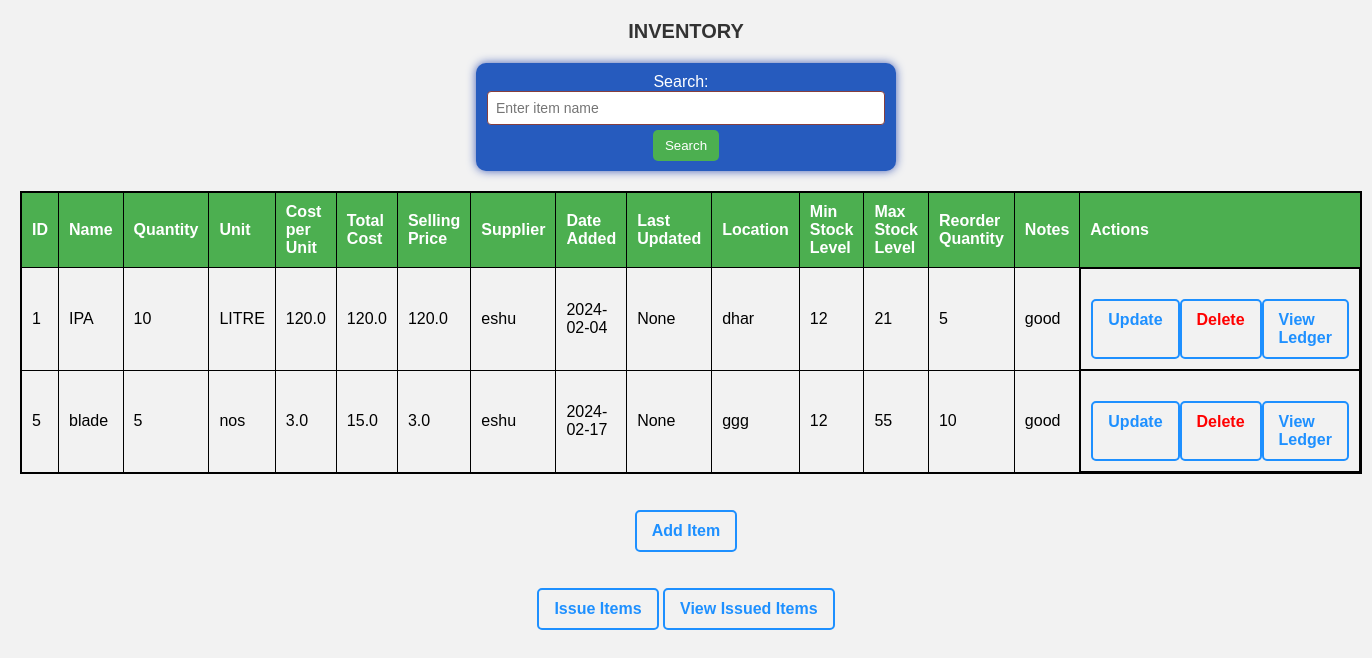
The page / on the database its author committed.
### tables this page shows
CREATE TABLE items (
    id INTEGER PRIMARY KEY AUTOINCREMENT,
    name TEXT NOT NULL,
    quantity INTEGER NOT NULL,
    unit TEXT NOT NULL,
    cost_per_unit REAL NOT NULL,
    total_cost REAL NOT NULL,
    selling_price REAL NOT NULL,
    supplier TEXT,
    date_added DATE NOT NULL,
    last_updated DATE,
    location TEXT,
    min_stock_level INTEGER,
    max_stock_level INTEGER,
    reorder_quantity INTEGER,
    notes TEXT,
    current_date DATE NOT NULL
);

### app.py (the view)
@app.route('/')
def display_inventory():
    conn, cursor = connect_to_database()
    cursor.execute("SELECT * FROM items")
    items = cursor.fetchall()
    conn.close()
    return render_template('inventory.html', items=items)

### templates/inventory.html (shortened to what this page needs)
<!DOCTYPE html>
<html lang="en">
<head>
    <link rel="stylesheet" href="{{ url_for('static', filename='styles.css') }}">
</head>
<body>
    <h1>INVENTORY</h1>
    <form method="GET" action="{{ url_for('search_inventory') }}">
        <label for="search">Search:</label>
        <input type="text" id="search" name="search" placeholder="Enter item name">
        <button type="submit">Search</button>
    </form>
    <table>
        <tr>
            <th>ID</th>
            <th>Name</th>
            <th>Quantity</th>
            <th>Unit</th>
            <th>Cost per Unit</th>
            <th>Total Cost</th>
            <th>Selling Price</th>
            <th>Supplier</th>
            <th>Date Added</th>
            <th>Last Updated</th>
            <th>Location</th>
            <th>Min Stock Level</th>
            <th>Max Stock Level</th>
            <th>Reorder Quantity</th>
            <th>Notes</th>
            <th>Actions</th>
        </tr>
        {% for item in items %}
        <tr>
            <td>{{ item[0] }}</td>
            <td>{{ item[1] }}</td>
            <td>{{ item[2] }}</td>
            <td>{{ item[3] }}</td>
            <td>{{ item[4] }}</td>
            <td>{{ item[5] }}</td>
            <td>{{ item[6] }}</td>
            <td>{{ item[7] }}</td>
            <td>{{ item[8] }}</td>
            <td>{{ item[9] }}</td>
            <td>{{ item[10] }}</td>
            <td>{{ item[11] }}</td>
            <td>{{ item[12] }}</td>
            <td>{{ item[13] }}</td>
            <td>{{ item[14] }}</td>
            <td class="action-links">
                <a href="{{ url_for('update_item', item_id=item[0]) }}">Update</a>
                <a href="{{ url_for('delete_item', item_id=item[0]) }}" style="color: red;">Delete</a>
                <a href="{{ url_for('view_ledger', item_id=item[0]) }}">View Ledger</a>
            </td>
        </tr>
        {% endfor %}
    </table>
    <p><a href="{{ url_for('add_item') }}">Add Item</a></p>
    <a href="{{ url_for('issue_item') }}">Issue Items</a>
    <a href="{{ url_for('view_issued_items') }}">View Issued Items</a>
</body>
</html>

### static/styles.css (style rules this page uses)
body { font-family: Arial, sans-serif; background-color: #f5f5f5; margin: 20px; }
h1 { font-size: 20px; color: #161616; }
form { max-width: 400px; margin: 20px auto; background: #265bbe; padding: 10px; border-radius: 10px; box-shadow: 0 0 10px rgb(69, 96, 184); }
label { display: block; margin-bottom: 0px; color: #fff; }
input { width: calc(100% - 20px); padding: 3px; margin-bottom: 5px; border: 1px solid #853e3e; border-radius: 4px; font-size: 14px; }
a { text-decoration: none; color: #e95656ea; }

### templates/inventory.html (style rules this page uses)
body { font-family: Arial, sans-serif; background-color: #f2f2f2; margin: 20px; text-align: center; }
h1 { color: #333; }
table { width: 100%; border-collapse: collapse; margin-top: 20px; border: 2px solid #000; }
th, td { border: 1px solid #000; padding: 10px; text-align: left; }
th { background-color: #4CAF50; color: white; }
a { text-decoration: none; color: #1E90FF; font-weight: bold; display: inline-block; padding: 10px 15px; border: 2px solid #1E90FF; border-radius: 5px; margin-top: 20px; }
.action-links { display: flex; justify-content: space-around; }
form { margin-top: 20px; }
label { margin-right: 10px; }
input[type="text"] { padding: 8px; }
button { padding: 8px 12px; background-color: #4CAF50; color: white; border: none; border-radius: 5px; cursor: pointer; }

### rows shown on the page
items: id "1", name "IPA", quantity "10", unit "LITRE", cost_per_unit "120.0", total_cost "120.0", selling_price "120.0", supplier "eshu", date_added "2024-02-04", item "None", location "dhar", min_stock_level "12", max_stock_level "21", reorder_quantity "5", notes "good"
items: id "5", name "blade", quantity "5", unit "nos", cost_per_unit "3.0", total_cost "15.0", selling_price "3.0", supplier "eshu", date_added "2024-02-17", item "None", location "ggg", min_stock_level "12", max_stock_level "55", reorder_quantity "10", notes "good"
